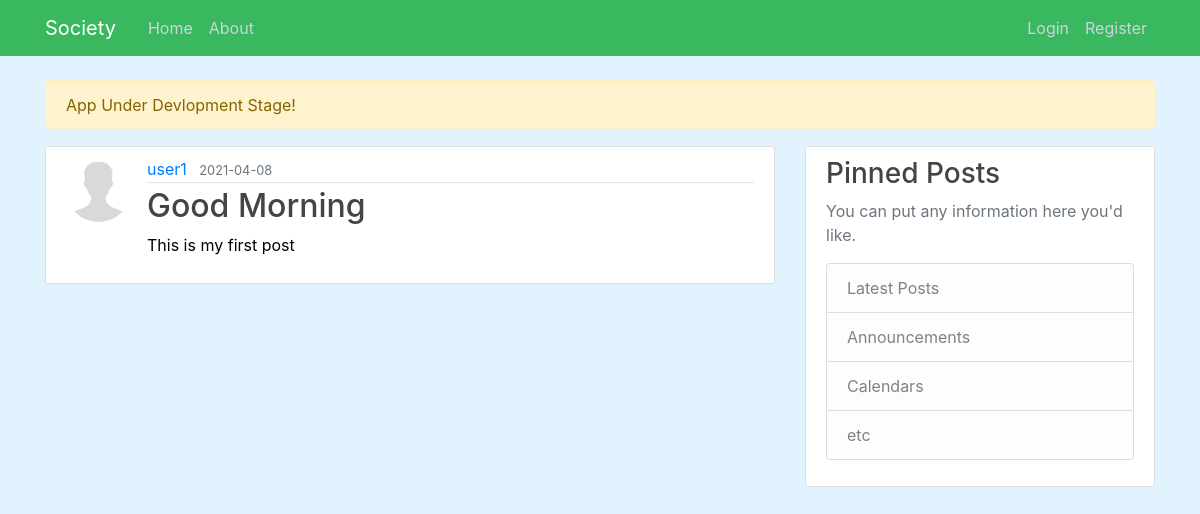
/post/1, run on the app's committed database.
### website/models.py (models this page shows, shortened)
class User(db.Model, UserMixin):
    id = db.Column(db.Integer, primary_key=True)
    username = db.Column(db.String(20), unique=True, nullable=False)
    email = db.Column(db.String(120), unique=True, nullable=False)
    image_file = db.Column(db.String(20), nullable=False, default='default.jpg')
    password = db.Column(db.String(60), nullable=False)
    posts = db.relationship('Post', backref='author', lazy=True)

class Post(db.Model):
    id = db.Column(db.Integer, primary_key=True)
    title = db.Column(db.String(100), nullable=False)
    date_posted = db.Column(db.DateTime, nullable=False, default=datetime.utcnow)
    content = db.Column(db.Text, nullable=False)
    user_id = db.Column(db.Integer, db.ForeignKey('user.id'), nullable=False)

### website/routes.py (the view)
@app.route("/post/<int:post_id>")
def post(post_id):
    post = Post.query.get_or_404(post_id)
    return render_template('post.html', title=post.title, post=post)

### website/templates/post.html (shortened to what this page needs)
{% extends "layout.html" %}
{% block content %}
  <article class="media content-section">
    <img class="rounded-circle article-img" src="{{ url_for('static', filename='profile_pics/' + post.author.image_file) }}">
    <div class="media-body">
      <div class="article-metadata">
        <a class="mr-2" href="#">{{ post.author.username }}</a>
        <small class="text-muted">{{ post.date_posted.strftime('%Y-%m-%d') }}</small>
      </div>
      <h2 class="article-title">{{ post.title }}</h2>
      <p class="article-content">{{ post.content }}</p>
    </div>
  </article>
{% endblock content %}

### website/static/main.css (style rules this page uses)
body { background: #e1f3ff; color: #000000; margin-top: 5rem; }
h1, h2, h3, h4, h5, h6 { color: #444444; }
.content-section { background: #ffffff; padding: 10px 20px; border: 1px solid #dddddd; border-radius: 3px; margin-bottom: 20px; }
.article-title { color: #444444; }
.article-content { white-space: pre-line; }
.article-img { height: 65px; width: 65px; margin-right: 16px; }
.article-metadata { padding-bottom: 1px; margin-bottom: 4px; border-bottom: 1px solid #e3e3e3 }

### data on the page
User: image_file (placeholder picture), author.username "user1"
Post: date_posted "2021-04-08", title "Good Morning", content "This is my first post"
